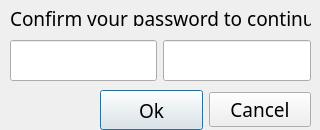
<?xml version="1.0" encoding="UTF-8"?>
<ui version="4.0">
 <class>passwordWindow</class>
 <widget class="QDialog" name="passwordWindow">
  <property name="geometry">
   <rect>
    <x>0</x>
    <y>0</y>
    <width>320</width>
    <height>130</height>
   </rect>
  </property>
  <property name="windowTitle">
   <string>Dialog</string>
  </property>
  <widget class="QLabel" name="label">
   <property name="geometry">
    <rect>
     <x>10</x>
     <y>10</y>
     <width>301</width>
     <height>16</height>
    </rect>
   </property>
   <property name="font">
    <font>
     <family>ISOCP</family>
     <pointsize>14</pointsize>
    </font>
   </property>
   <property name="text">
    <string>Confirm your password to continue:</string>
   </property>
  </widget>
  <widget class="QWidget" name="horizontalLayoutWidget">
   <property name="geometry">
    <rect>
     <x>100</x>
     <y>90</y>
     <width>211</width>
     <height>40</height>
    </rect>
   </property>
   <layout class="QHBoxLayout" name="horizontalLayout_2">
    <item>
     <widget class="QPushButton" name="pushButton">
      <property name="sizePolicy">
       <sizepolicy hsizetype="Minimum" vsizetype="Minimum">
        <horstretch>0</horstretch>
        <verstretch>0</verstretch>
       </sizepolicy>
      </property>
      <property name="font">
       <font>
        <family>ISOCP</family>
        <pointsize>14</pointsize>
       </font>
      </property>
      <property name="text">
       <string>Ok</string>
      </property>
     </widget>
    </item>
    <item>
     <widget class="QPushButton" name="pushButton_2">
      <property name="font">
       <font>
        <family>ISOCP</family>
        <pointsize>14</pointsize>
       </font>
      </property>
      <property name="text">
       <string>Cancel</string>
      </property>
     </widget>
    </item>
   </layout>
  </widget>
  <widget class="QWidget" name="layoutWidget">
   <property name="geometry">
    <rect>
     <x>10</x>
     <y>40</y>
     <width>301</width>
     <height>41</height>
    </rect>
   </property>
   <layout class="QHBoxLayout" name="horizontalLayout">
    <item>
     <widget class="QLineEdit" name="password">
      <property name="sizePolicy">
       <sizepolicy hsizetype="Expanding" vsizetype="Preferred">
        <horstretch>0</horstretch>
        <verstretch>0</verstretch>
       </sizepolicy>
      </property>
      <property name="font">
       <font>
        <pointsize>16</pointsize>
       </font>
      </property>
      <property name="inputMethodHints">
       <set>Qt::ImhHiddenText</set>
      </property>
     </widget>
    </item>
    <item>
     <widget class="QLineEdit" name="passwordConfirmed">
      <property name="sizePolicy">
       <sizepolicy hsizetype="Expanding" vsizetype="Preferred">
        <horstretch>0</horstretch>
        <verstretch>0</verstretch>
       </sizepolicy>
      </property>
      <property name="font">
       <font>
        <pointsize>16</pointsize>
       </font>
      </property>
      <property name="inputMethodHints">
       <set>Qt::ImhHiddenText</set>
      </property>
     </widget>
    </item>
   </layout>
  </widget>
 </widget>
 <resources/>
 <connections/>
</ui>
